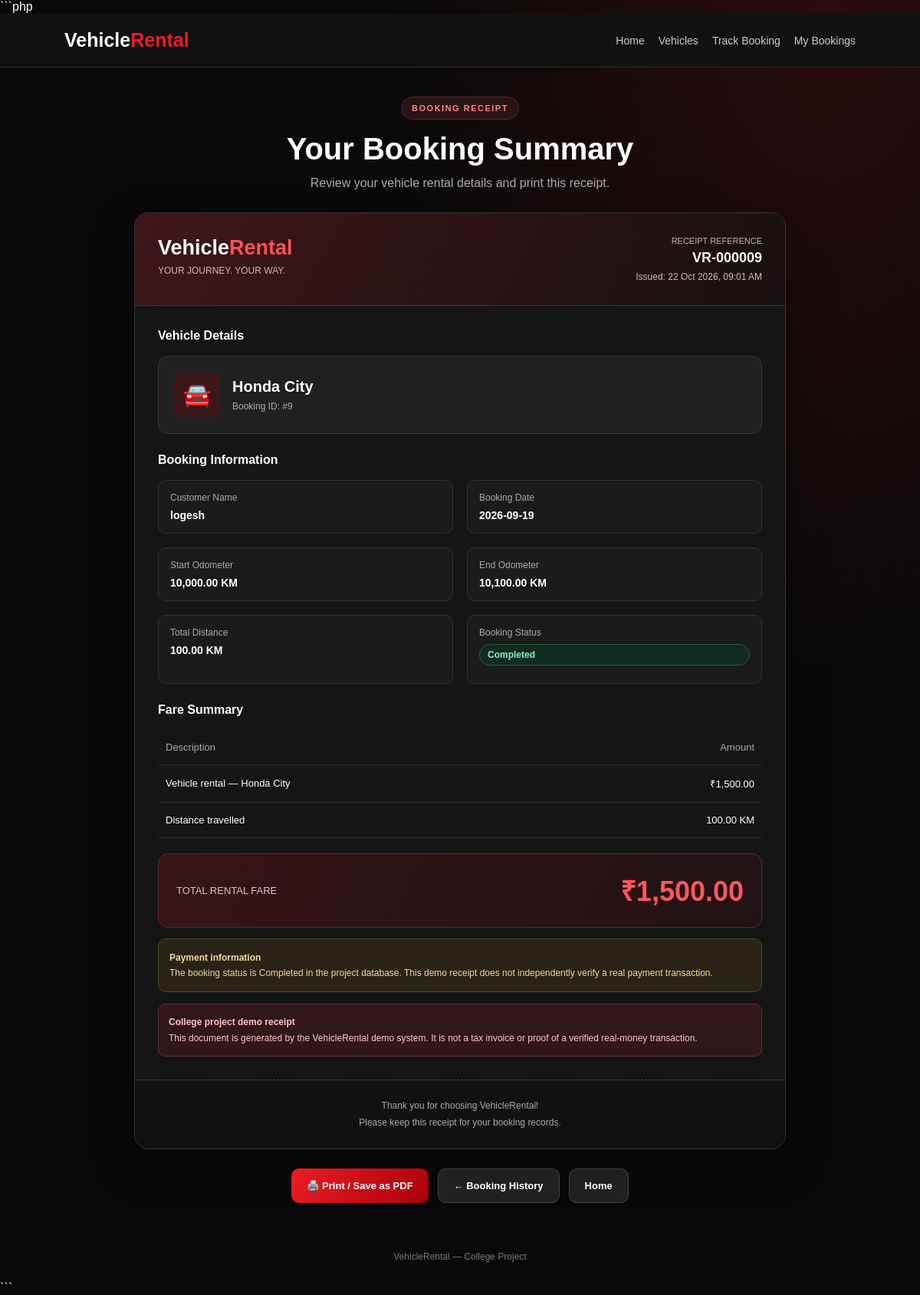
Screenshot of /receipt.php?booking_id=9 (signed in) with the database file from the repository.
### tables this page shows
CREATE TABLE `bookings` (
  `id` int(11) NOT NULL,
  `user_name` varchar(100) NOT NULL,
  `vehicle_id` int(11) NOT NULL,
  `vehicle_name` varchar(100) NOT NULL,
  `booking_date` date NOT NULL,
  `start_km` decimal(10,2) NOT NULL DEFAULT 0.00,
  `end_km` decimal(10,2) NOT NULL DEFAULT 0.00,
  `total_km` decimal(10,2) NOT NULL DEFAULT 0.00,
  `total_fare` decimal(10,2) NOT NULL DEFAULT 0.00,
  `created_at` timestamp NOT NULL DEFAULT current_timestamp(),
  `status` varchar(30) NOT NULL DEFAULT 'Booked'
);

### receipt.php (the view, shortened to what this page needs)
<?php
require_once 'db.php';
$bookingId = (int)($_GET['booking_id'] ?? 0);
$stmt = mysqli_prepare(
    $conn,
    "SELECT * FROM bookings WHERE id = ?"
);
mysqli_stmt_bind_param($stmt, "i", $bookingId);
mysqli_stmt_execute($stmt);
$result = mysqli_stmt_get_result($stmt);
$booking = mysqli_fetch_assoc($result);
$status = $booking['status'];
$isCompleted = ($status === 'Completed');
function e($value) {
    return htmlspecialchars((string)$value, ENT_QUOTES, 'UTF-8');
}
$distance = (float)$booking['total_km'];
$fare = (float)$booking['total_fare'];
$receiptNumber = 'VR-' . str_pad((string)$booking['id'], 6, '0', STR_PAD_LEFT);
$receiptDate = date('d M Y, h:i A');
?>
<!DOCTYPE html>
<html lang="en">
<head>
</head>
<body>
<header class="navbar">
    <a class="logo" href="index.php">Vehicle<span>Rental</span></a>
    <nav class="navlinks">
        <a href="index.php">Home</a>
        <a href="vehicles.php">Vehicles</a>
        <a href="track_vehicle.php">Track Booking</a>
        <a href="booking_history.php">My Bookings</a>
    </nav>
</header>
<main class="page">
    <div class="heading">
        <span class="badge">BOOKING RECEIPT</span>
        <h1>Your Booking Summary</h1>
        <p>Review your vehicle rental details and print this receipt.</p>
    </div>
    <article class="receipt">
        <div class="receipt-header">
            <div class="header-row">
                <div>
                    <div class="brand">Vehicle<span>Rental</span></div>
                    <div class="tagline">
                        YOUR JOURNEY. YOUR WAY.
                    </div>
                </div>
                <div class="receipt-number">
                    <small>RECEIPT REFERENCE</small>
                    <strong><?php echo e($receiptNumber); ?></strong>
                    <div class="tagline">
                        Issued: <?php echo e($receiptDate); ?>
                    </div>
                </div>
            </div>
        </div>
        <div class="receipt-body">
            <h2 class="section-title">Vehicle Details</h2>
            <div class="vehicle-box">
                <div class="vehicle-icon">🚘</div>
                <div>
                    <div class="vehicle-name">
                        <?php echo e($booking['vehicle_name']); ?>
                    </div>
                    <div class="vehicle-ref">
                        Booking ID: #<?php echo (int)$booking['id']; ?>
                    </div>
                </div>
            </div>
            <h2 class="section-title">Booking Information</h2>
            <div class="details">
                <div class="detail">
                    <span>Customer Name</span>
                    <strong><?php echo e($booking['user_name']); ?></strong>
                </div>
                <div class="detail">
                    <span>Booking Date</span>
                    <strong><?php echo e($booking['booking_date']); ?></strong>
                </div>
                <div class="detail">
                    <span>Start Odometer</span>
                    <strong>
                        <?php echo number_format((float)$booking['start_km'], 2); ?> KM
                    </strong>
                </div>
                <div class="detail">
                    <span>End Odometer</span>
                    <strong>
                        <?php echo number_format((float)$booking['end_km'], 2); ?> KM
                    </strong>
                </div>
                <div class="detail">
                    <span>Total Distance</span>
                    <strong>
                        <?php echo number_format($distance, 2); ?> KM
                    </strong>
                </div>
                <div class="detail">
                    <span>Booking Status</span>
                    <strong>
                        <span class="status <?php echo $isCompleted ? 'done' : ''; ?>">
                            <?php echo e($status); ?>
                        </span>
                    </strong>
                </div>
            </div>
            <h2 class="section-title">Fare Summary</h2>
            <table class="fare-table">
                <thead>
                    <tr>
                        <th>Description</th>
                        <th>Amount</th>
                    </tr>
                </thead>
                <tbody>
                    <tr>
                        <td>Vehicle rental — <?php echo e($booking['vehicle_name']); ?></td>
                        <td>₹<?php echo number_format($fare, 2); ?></td>
                    </tr>
                    <tr>
                        <td>Distance travelled</td>
                        <td><?php echo number_format($distance, 2); ?> KM</td>
                    </tr>
                </tbody>
            </table>
            <div class="total-box">
                <div class="total-row">
                    <span>TOTAL RENTAL FARE</span>
                    <strong class="total-amount">
                        ₹<?php echo number_format($fare, 2); ?>
                    </strong>
                </div>
            </div>
            <div class="payment-note">
                <strong>Payment information</strong><br>
                <?php if ($isCompleted): ?>
                    The booking status is Completed in the project database.
                    This demo receipt does not independently verify a real
                    payment transaction.
                <?php else: ?>
                    This booking is not marked Completed. This page is a
                    booking summary, not a payment confirmation.
                <?php endif; ?>
            </div>
            <div class="demo-warning">
                <strong>College project demo receipt</strong><br>
                This document is generated by the VehicleRental demo system.
                It is not a tax invoice or proof of a verified real-money
                transaction.
            </div>
        </div>
        <div class="receipt-footer">
            Thank you for choosing VehicleRental!<br>
            Please keep this receipt for your booking records.
        </div>
    </article>
    <div class="actions">
        <button class="btn" type="button" onclick="window.print()">
            🖨️ Print / Save as PDF
        </button>
        <a class="btn secondary" href="booking_history.php">
            ← Booking History
        </a>
        <a class="btn secondary" href="index.php">
            Home
        </a>
    </div>
</main>
<footer class="page-footer">
    VehicleRental — College Project
</footer>
</body>
</html>

### rows the page displays
bookings: id "VR-000009", vehicle_name "Honda City", id "9", user_name "logesh", booking_date "2026-09-19", start_km "10,000.00", end_km "10,100.00", total_km "100.00", status "Completed", total_fare "1,500.00"
